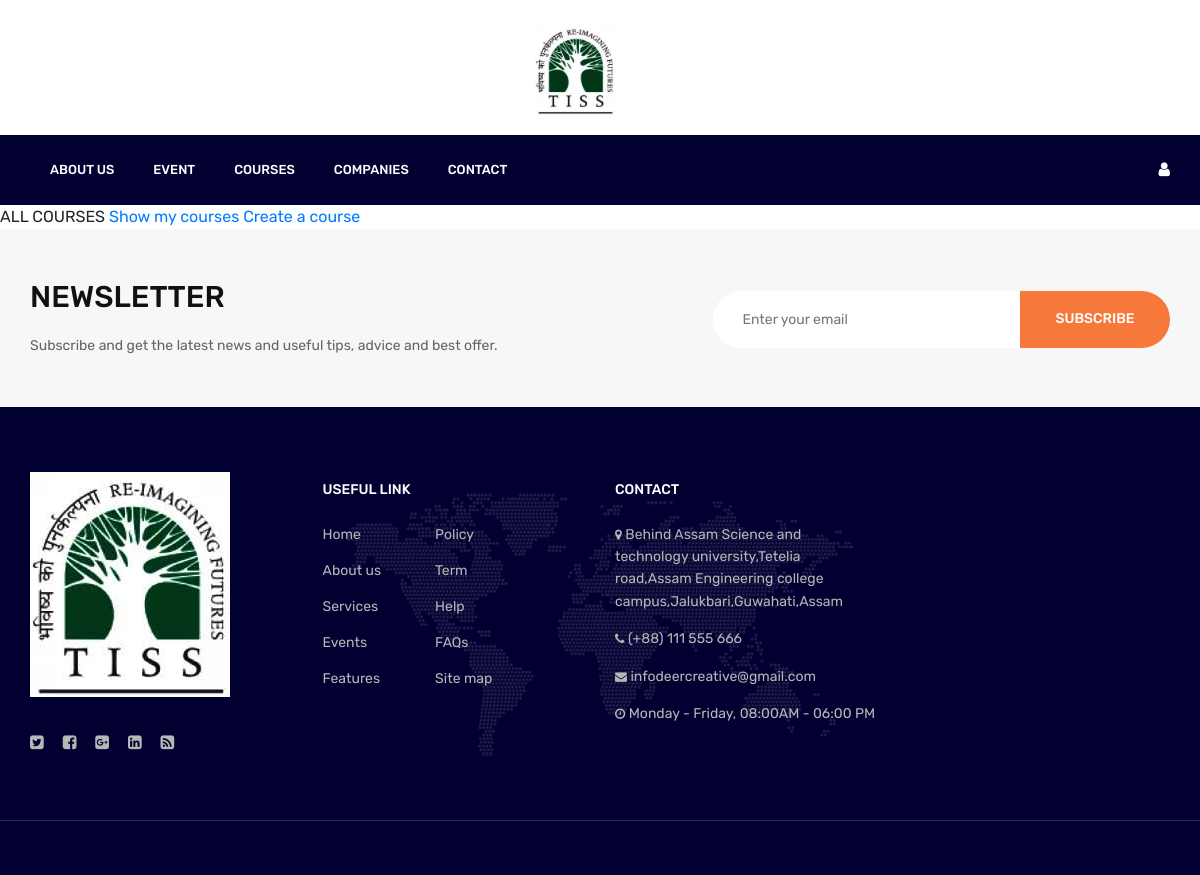
Before: / with the older database file.
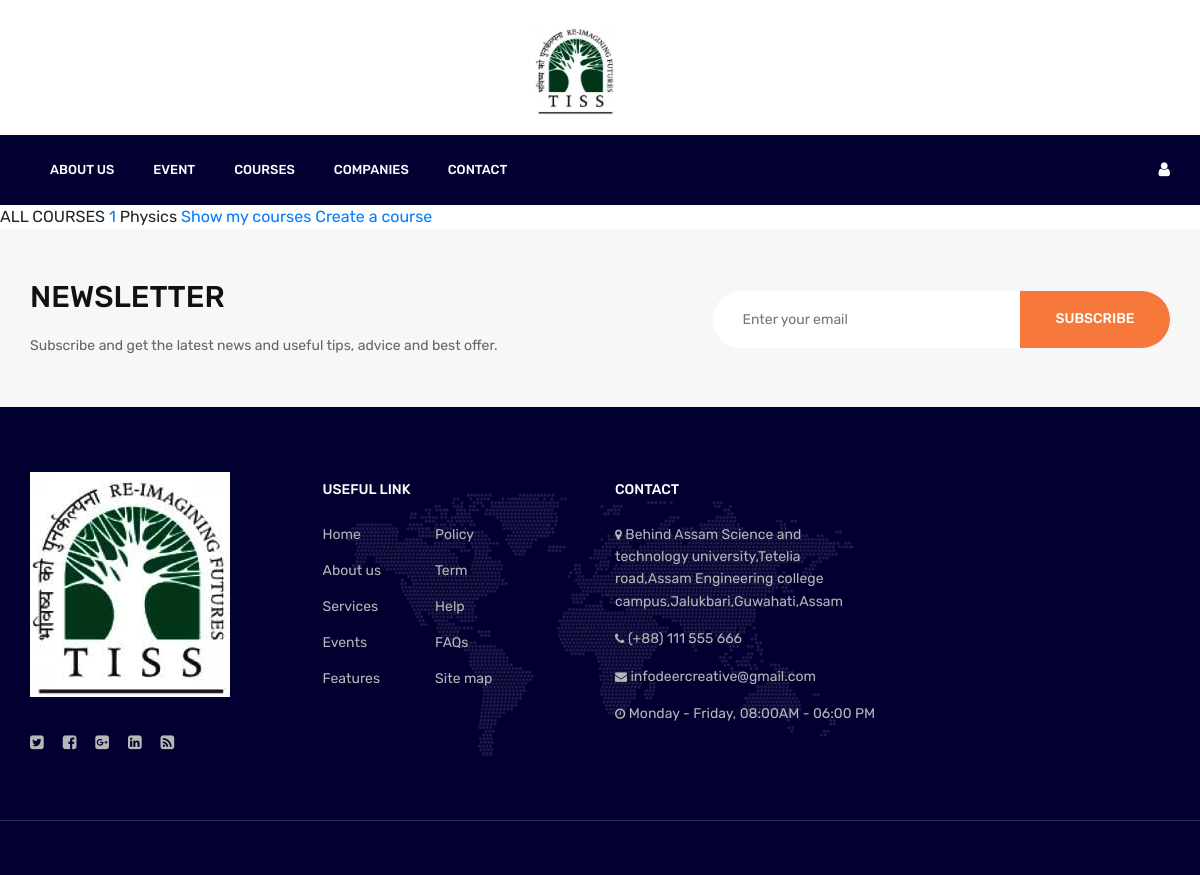
After: the same page with the newer database file.
### courses/models.py (models this page shows)
class Course(models.Model):
    course_id = models.IntegerField()
    course_title = models.CharField(max_length=50)
    course_image = models.ImageField(
        upload_to='images/', default='lms/media/images/img03098-p1c4ja9s6v131m1ilh1bq8661273.jpg')

### courses/views.py (the view)
# urls.py: 2. Add a URL to urlpatterns:  path('', views.home, name='home')
def home(request):
    print(request.user)
    all_courses = Course.objects.raw('SELECT * FROM courses_course;')
    return render(request,'courses/home.html',{'t':all_courses})

### courses/templates/courses/home.html (shortened to what the changed rows need)
<!DOCTYPE html>
<html lang="en">
<head>
    <link rel="stylesheet" href="css/bootstrap.min.css" />
    <link rel="stylesheet" href="css/font-awesome.min.css" />
    <link rel="stylesheet" href="css/themify-icons.css" />
    <link rel="stylesheet" href="css/magnific-popup.css" />
    <link rel="stylesheet" href="css/animate.css" />
    <link rel="stylesheet" href="css/owl.carousel.css" />
    <link rel="stylesheet" href="css/style.css" />
</head>
<body>
    <header class="header-section">
        <center><div class="container">
           <a href="index.html" class="site-logo"><img src="img/logo.jpg" height=auto width=auto alt=""></a></center>
    </header>
    <nav class="nav-section">
        <div class="container">
        </div>
    </nav>
    ALL COURSES
    {% for course in t %}
    <a href="{% url 'detail' course_id=course.course_id%}">{{course.course_id}}</a>
    {{course.course_title}}
    {% endfor %}
    <a href="{% url 'mycourses' %}">Show my courses</a>
    <a href="{% url 'createcourse' %}">Create a course</a>
    <section class="newsletter-section">
        <div class="container">
        </div>
    </section>
    <footer class="footer-section">
        <div class="container footer-top">
        </div>
        <div class="copyright">
        </div>
    </footer>
</body>
</html>

Changed rows visible on the page:
added Course: course_id "1", course_title "Physics"
